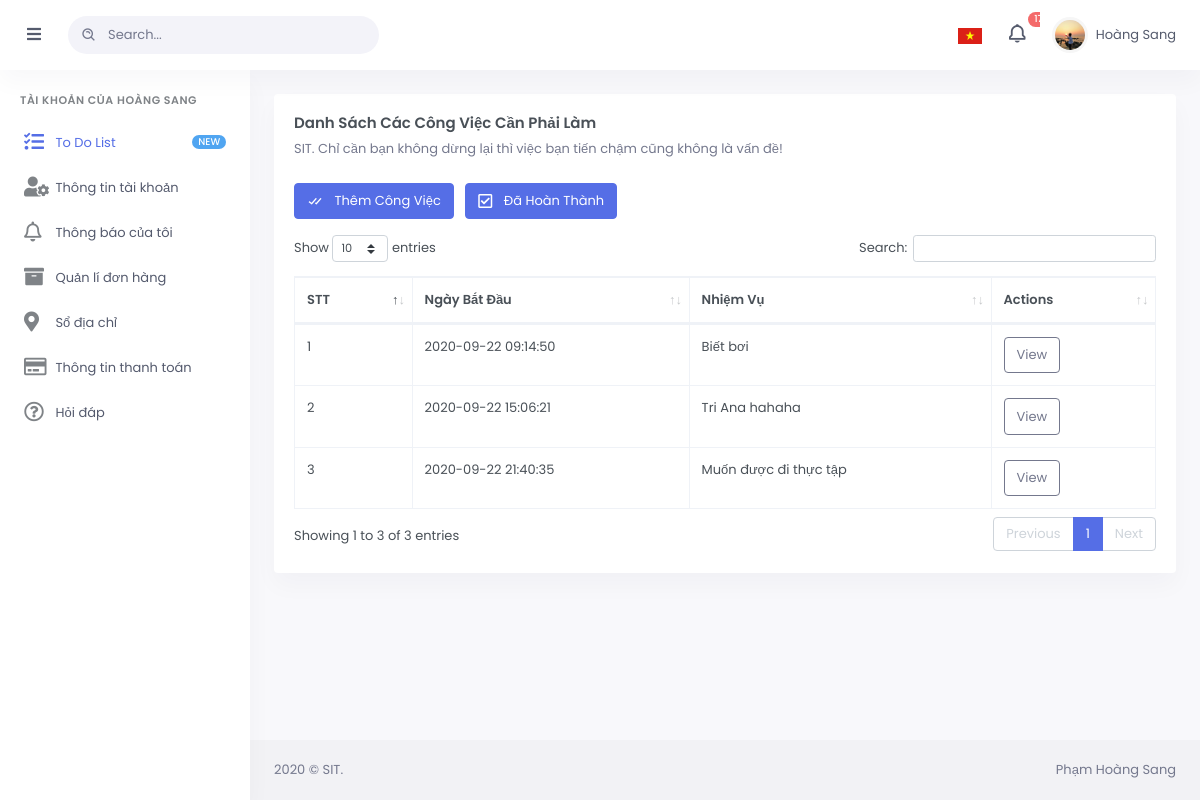
Page /index.html (signed in) on the committed database.
### tables this page shows
CREATE TABLE `users` (
  `id` int(11) NOT NULL,
  `username` varchar(45) NOT NULL,
  `password` varchar(45) NOT NULL,
  `email` varchar(45) NOT NULL,
  `date` datetime NOT NULL DEFAULT current_timestamp(),
  `name` varchar(45) DEFAULT NULL,
  `phone` varchar(12) NOT NULL,
  `address` varchar(5000) NOT NULL
);

CREATE TABLE `todolist` (
  `id` int(11) NOT NULL,
  `idm` int(50) NOT NULL,
  `mission` varchar(225) NOT NULL,
  `description` varchar(5000) DEFAULT NULL,
  `startdate` datetime DEFAULT current_timestamp() ON UPDATE current_timestamp(),
  `completiondate` datetime DEFAULT NULL
);

### index.php (the view, shortened to what this page needs)
<?php
include("header.php");
?>
    <div id="layout-wrapper">
        <div class="main-content">
            <div class="page-content">
                <div class="container-fluid">
                    <div class="row">
                        <div class="col-12">
                            <div class="card">
                                <div class="card-body">
                                    <h4 class="card-title">Danh Sách Các Công Việc Cần Phải Làm</h4>
                                    <p class="card-title-desc">SIT. Chỉ cần bạn không dừng lại thì việc bạn tiến chậm cũng không là vấn đề!</p>
                                        <a href="AddToDo.html" class="btn btn-primary mr-2 w-md mb-3">
                                            <i class="bx bx-check-double font-size-16 align-middle mr-2"></i> Thêm Công Việc</a>
                                        <a href="ListCompleToDo.html" class="btn btn-primary mr-2 w-md mb-3">
                                        <i class="far fa-check-square font-size-16 align-middle mr-2"></i> Đã Hoàn Thành</a>
                                            <div class="table-responsive">
                                            <table id="datatable" class="table table-bordered dt-responsive nowrap" style="border-collapse: collapse; border-spacing: 0; width: 100%;">
                                        <thead>
                                        <tr>
                                            <th>STT</th>
                                            <th>Ngày Bắt Đầu</th>
                                            <th>Nhiệm Vụ</th>
                                            <th>Actions</th>
                                        </tr>
                                        </thead>
                                        <tbody>
                                        <?php
                                            $sql = "SELECT * FROM todolist WHERE id =".$profile['id'];
                                            $ketqua =mysqli_query($conn, $sql);
                                            $stt= 1;
                                            while ($row = mysqli_fetch_assoc($ketqua)){
                                                if ($row['completiondate']==''){
                                                    echo "<tr>";
                                                    echo '<td>'.$stt.'</td>';
                                                    echo "<td>".$row['startdate']."</td>";
                                                    echo "<td>".$row['mission']."</td>";
                                                    echo '<td><a href="DetailToDo.html?idm='.$row['idm'].'" class="btn btn-outline-secondary">View</a></td>';
                                                    echo "</tr>";
                                                    $stt++;
                                                }
                                            }
                                        ?>
                                        </tbody>
                                    </table>
                                    </div>
                                </div>
                            </div>
                        </div>
                    </div>
                </div>
            </div>
        </div>
    </div>
<?php
include("footeruser.php");
?>

### header.php (shortened to what this page needs)
<?php
    include("Connect.php");
    $users = $_SESSION['username'];
    $rsname = "SELECT * FROM `users` WHERE username= '$users'";
    $resname =mysqli_query($conn, $rsname);
    $profile = mysqli_fetch_assoc($resname);
?>
<!doctype html>
<html lang="en">
<head>
    <link href="assets/libs/datatables.net-bs4/css/dataTables.bootstrap4.min.css" rel="stylesheet" type="text/css">
    <link href="assets/libs/datatables.net-buttons-bs4/css/buttons.bootstrap4.min.css" rel="stylesheet" type="text/css">
    <link href="assets/libs/datatables.net-responsive-bs4/css/responsive.bootstrap4.min.css" rel="stylesheet" type="text/css">
    <link href="assets/css/bootstrap.min.css" id="bootstrap-style" rel="stylesheet" type="text/css">
    <link href="assets/css/icons.min.css" rel="stylesheet" type="text/css">
    <link href="assets/css/app.min.css" id="app-style" rel="stylesheet" type="text/css">
</head>
<body>
    <div id="layout-wrapper">
            <header id="page-topbar">
            <div class="navbar-header">
                <div class="d-flex">
                    <button type="button" class="btn btn-sm px-4 font-size-16 header-item waves-effect" id="vertical-menu-btn">
                        <i class="fa fa-fw fa-bars"></i>
                    </button>
                    <form class="app-search d-none d-lg-block">
                        <div class="position-relative">
                            <input type="text" class="form-control" placeholder="Search...">
                            <span class="bx bx-search-alt"></span>
                        </div>
                    </form>
                </div>
                <div class="d-flex">
                    <div class="dropdown d-inline-block">
                        <button type="button" class="btn header-item waves-effect" data-toggle="dropdown" aria-haspopup="true" aria-expanded="false">
                            <img class="" src="assets/images/flags/vn.png" alt="Header Language" height="16">
                        </button>
                    </div>
                    <div class="dropdown d-inline-block">
                        <button type="button" class="btn header-item noti-icon waves-effect" id="page-header-notifications-dropdown" data-toggle="dropdown" aria-haspopup="true" aria-expanded="false">
                            <i class="bx bx-bell bx-tada"></i>
                            <span class="badge badge-danger badge-pill">17</span>
                        </button>
                    </div>
                    <div class="dropdown d-inline-block">
                        <button type="button" class="btn header-item waves-effect" id="page-header-user-dropdown" data-toggle="dropdown" aria-haspopup="true" aria-expanded="false">
                            <img class="rounded-circle header-profile-user" src="assets/images/users/avatar.jpg" alt="Header Avatar">
                            <span class="d-none d-xl-inline-block ml-1"><?php echo $profile['name']; ?></span>
                        </button>
                    </div>
                </div>
            </div>
        </header>
        <div class="vertical-menu">
            <div data-simplebar="" class="h-100">
                <div id="sidebar-menu">
                    <ul class="metismenu list-unstyled" id="side-menu">
                        <li class="menu-title">Tài khoản của <?php echo $profile['name'];?></li>
                        <li>
                            <a href="index.html" class=" waves-effect">
                            <i class="fas fa-tasks"></i>
                                <span>To Do List</span><span class="badge badge-pill badge-info float-right">NEW</span>
                            </a>
                        </li>
                        <li>
                            <a href="Profileuser.html" class="waves-effect">
                                <i class="fas fa-user-cog"></i>
                                <span>Thông tin tài khoản</span>
                            </a>
                        </li>
                        <li>
                            <a href="#" class=" waves-effect">
                            <i class="far fa-bell"></i>
                                <span>Thông báo của tôi</span>
                            </a>
                        </li>
                        <li>
                            <a href="#" class=" waves-effect">
                            <i class="fas fa-archive"></i>
                                <span>Quản lí đơn hàng</span>
                            </a>
                        </li>
                        <li>
                            <a href="#" class=" waves-effect">
                            <i class="fas fa-map-marker-alt"></i>
                                <span>Sổ địa chỉ</span>
                            </a>
                        </li><li>
                            <a href="#" class=" waves-effect">
                            <i class="far fa-credit-card"></i>
                                <span>Thông tin thanh toán</span>
                            </a>
                        </li>
                        <li>
                            <a href="#" class=" waves-effect">
                            <i class="far fa-question-circle"></i>
                                <span>Hỏi đáp</span>
                            </a>
                        </li>
                    </ul>
                </div>
            </div>
        </div>
    </div>

### rows in the picture
users: name "Hoàng Sang", name "HOÀNG SANG"
todolist: startdate "2020-09-22 09:14:50", mission "Biết bơi"
todolist: startdate "2020-09-22 15:06:21", mission "Tri Ana hahaha"
todolist: startdate "2020-09-22 21:40:35", mission "Muốn được đi thực tập"
